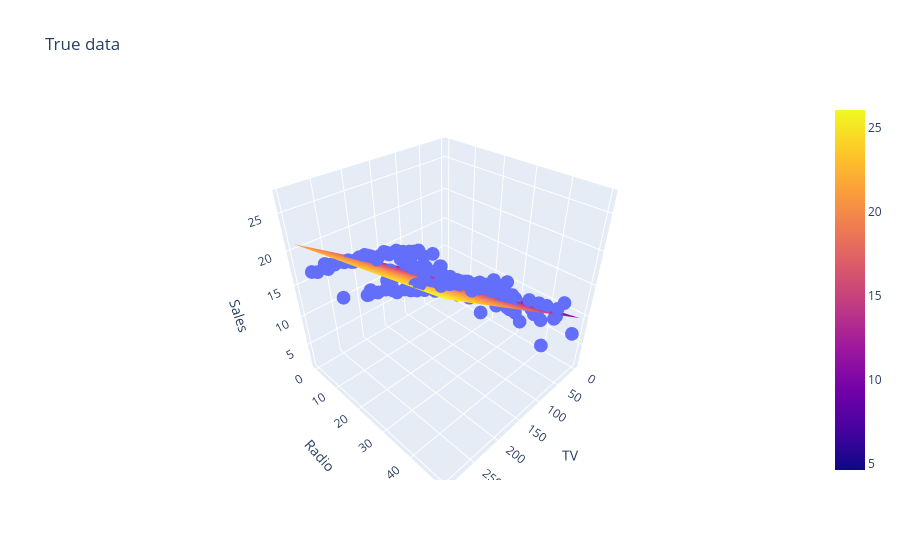

The notebook cell saved with this chart:
### Code cell
# plane of Regression
x_range = np.linspace(df['TV'].min(), df['TV'].max(), 15)
y_range = np.linspace(df['Radio'].min(), df['Radio'].max(), 15)

xx,yy = np.meshgrid(x_range, y_range)
news_mean = df['Newspaper'].mean()
news_col = np.full(xx.ravel().shape, news_mean)

pred_input = np.c_[xx.ravel(), yy.ravel(), news_col]
zz = lr.predict(pred_input).reshape(xx.shape)

fig = px.scatter_3d(df, x = df['TV'],
                    y = df['Radio'],
                    z = df['Sales'],
                    # color=df['Sales'],
                    # color_continuous_scale='viridis',
                    title='True data')
fig.add_surface(x = x_range, y = y_range, z = zz)

fig.show()

### Figure 1 — Plotly figure (JSON) as saved in the notebook; plotly's stock layout.template omitted (floating-point values rounded to 4 significant figures; data arrays with more than 128 entries replaced by an {"elided": "..."} marker saying what was removed)
{"data": [{"hovertemplate": "TV=%{x}<br>Radio=%{y}<br>Sales=%{z}<extra></extra>", "legendgroup": "", "marker": {"color": "#636efa", "symbol": "circle"}, "mode": "markers", "name": "", "scene": "scene", "showlegend": false, "type": "scatter3d", "x": {"elided": "200 float values"}, "y": {"elided": "200 float values"}, "z": {"elided": "200 float values"}}, {"type": "surface", "x": [0.7, 21.82, 42.94, 64.06, 85.19, 106.3, 127.4, 148.5, 169.7, 190.8, 211.9, 233.0, 254.2, 275.3, 296.4], "y": [0.0, 3.543, 7.086, 10.63, 14.17, 17.71, 21.26, 24.8, 28.34, 31.89, 35.43, 38.97, 42.51, 46.06, 49.6], "z": {"elided": "15x15 float values"}}], "layout": {"legend": {"tracegroupgap": 0}, "scene": {"domain": {"x": [0, 1], "y": [0, 1]}, "xaxis": {"title": {"text": "TV"}}, "yaxis": {"title": {"text": "Radio"}}, "zaxis": {"title": {"text": "Sales"}}}, "title": {"text": "True data"}}}
